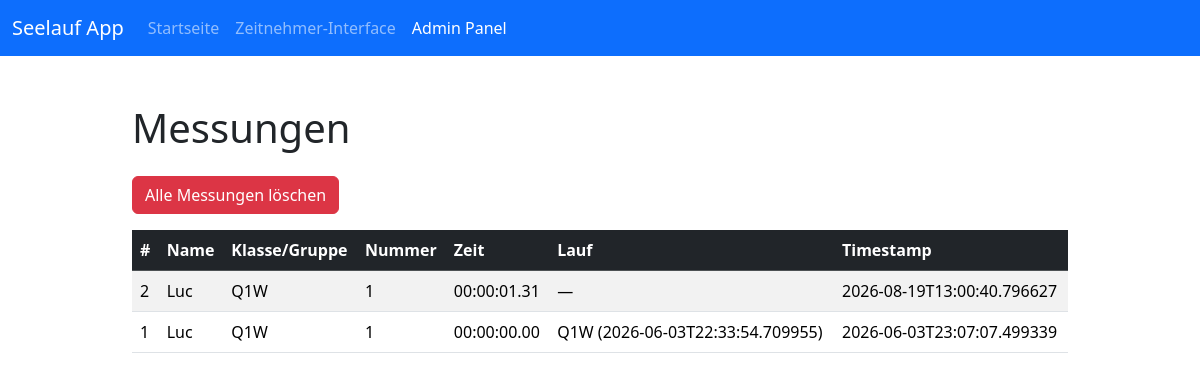
Page /admin/measurements (signed in) on the earlier database version.
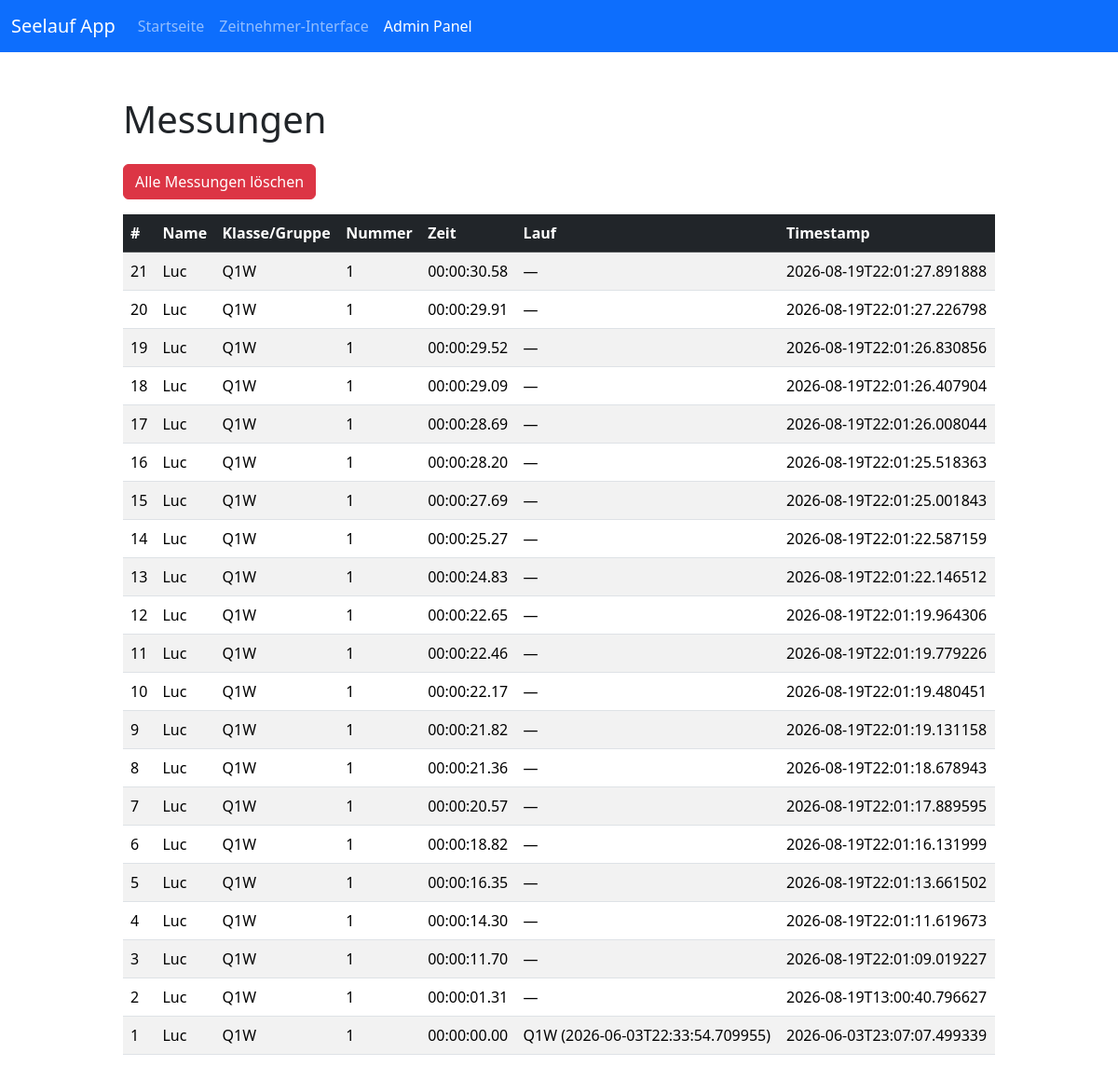
Same page on the later database version.
### tables this page shows
CREATE TABLE measurements (
                id INTEGER PRIMARY KEY AUTOINCREMENT,
                student_id INTEGER NOT NULL,
                lauf_id INTEGER,
                zeit TEXT NOT NULL,
                timestamp TEXT NOT NULL,
                FOREIGN KEY (student_id) REFERENCES students (id),
                FOREIGN KEY (lauf_id) REFERENCES laeufe (id)
            );

CREATE TABLE students (
                id INTEGER PRIMARY KEY AUTOINCREMENT,
                name TEXT NOT NULL,
                class_group TEXT,
                nummer TEXT UNIQUE NOT NULL,
                ill INTEGER DEFAULT 0
            );

CREATE TABLE laeufe (
                id INTEGER PRIMARY KEY AUTOINCREMENT,
                class_group TEXT NOT NULL,
                start_time TEXT NOT NULL,
                active INTEGER DEFAULT 1
            );

### routen/admin.py (the view)
@admin_bp.route('/measurements')
@login_required
def list_measurements():
    measurements = db.get_measurements(limit=100)
    return render_template('admin_measurements.html', measurements=measurements)

### db.py (called while the page is built)
def get_database_path():
    return Path(os.getenv('DATABASE_PATH', DB_PATH)).resolve()

@contextmanager
def get_db_connection():
    db_path = get_database_path()
    db_path.parent.mkdir(parents=True, exist_ok=True)
    conn = sqlite3.connect(str(db_path), timeout=5.0)
    conn.row_factory = sqlite3.Row  # Rückgabe als dict-ähnliche Objekte
    conn.execute('PRAGMA foreign_keys = ON')  # Fremdschlüssel aktivieren
    conn.execute('PRAGMA journal_mode = WAL')  # Write-Ahead Logging für Stabilität
    try:
        yield conn
    except sqlite3.Error:
        conn.rollback()
        raise
    finally:
        conn.close()

def get_measurements(limit=None):
    with get_db_connection() as conn:
        cursor = conn.cursor()
        query = """
            SELECT m.id, m.zeit, m.timestamp, s.name, s.class_group, s.nummer,
                   l.class_group AS lauf_class, l.start_time AS lauf_start
            FROM measurements m
            JOIN students s ON m.student_id = s.id
            LEFT JOIN laeufe l ON m.lauf_id = l.id
            ORDER BY m.id DESC
        """
        if limit:
            query += " LIMIT ?"
            cursor.execute(query, (limit,))
        else:
            cursor.execute(query)
        return [dict(row) for row in cursor.fetchall()]

### routen/admin.py (called while the page is built)
def login_required(f):
    @wraps(f)
    def decorated_function(*args, **kwargs):
        if not session.get('admin_logged_in'):
            flash('Bitte melden Sie sich zuerst an.', 'warning')
            return redirect(url_for('admin.login'))
        return f(*args, **kwargs)
    return decorated_function

### templates/admin_measurements.html (shortened to what this page needs)
{% extends "base.html" %}
{% block content %}
<div class="container py-4">
    <h1 class="mb-4">Messungen</h1>
    <form action="{{ url_for('admin.clear_measurements') }}" method="POST" class="mb-3">
        <button type="submit" class="btn btn-danger" onclick="return confirm('Wirklich alle Messungen löschen? Diese Aktion kann nicht rückgängig gemacht werden.');">Alle Messungen löschen</button>
    </form>
    <div class="table-responsive">
        <table class="table table-striped table-hover">
            <thead class="table-dark">
                <tr>
                    <th>#</th>
                    <th>Name</th>
                    <th>Klasse/Gruppe</th>
                    <th>Nummer</th>
                    <th>Zeit</th>
                    <th>Lauf</th>
                    <th>Timestamp</th>
                </tr>
            </thead>
            <tbody>
                {% for m in measurements %}
                <tr>
                    <td>{{ m.id }}</td>
                    <td>{{ m.name }}</td>
                    <td>{{ m.class_group }}</td>
                    <td>{{ m.nummer }}</td>
                    <td>{{ m.zeit }}</td>
                    <td>
                        {% if m.lauf_class %}
                        {{ m.lauf_class }} ({{ m.lauf_start }})
                        {% else %}
                        —
                        {% endif %}
                    </td>
                    <td>{{ m.timestamp }}</td>
                </tr>
                {% endfor %}
            </tbody>
        </table>
    </div>
</div>
{% endblock %}

### templates/base.html (shortened to what this page needs)
<!DOCTYPE html>
<html lang="de">
<head>
    <link href="https://cdn.jsdelivr.net/npm/bootstrap@5.3.3/dist/css/bootstrap.min.css" rel="stylesheet">
    <link rel="stylesheet" href="{{ url_for('static', filename='css/custom.css') }}">
</head>
<body>
    <nav class="navbar navbar-expand-lg navbar-dark bg-primary mb-4">
        <div class="container-fluid">
            <a class="navbar-brand" href="{{ url_for('main.index') }}">Seelauf App</a>
            <div class="collapse navbar-collapse" id="navbarNav">
                <ul class="navbar-nav me-auto mb-2 mb-lg-0">
                    <li class="nav-item">
                        <a class="nav-link{% if request.path == url_for('main.index') %} active{% endif %}" href="{{ url_for('main.index') }}">Startseite</a>
                    </li>
                    <li class="nav-item">
                        <a class="nav-link{% if request.path.startswith('/zeitmesser') %} active{% endif %}" href="{{ url_for('zeitmesser.zeitmesser') }}">Zeitnehmer‑Interface</a>
                    </li>
                    <li class="nav-item">
                        <a class="nav-link{% if request.path.startswith('/admin') %} active{% endif %}" href="{{ url_for('admin.login') }}">Admin Panel</a>
                    </li>
                </ul>
            </div>
        </div>
    </nav>
    {% block content %}{% endblock %}
</body>
</html>

### static/css/custom.css (style rules this page uses)
body { padding-top: 0; }
.navbar { position: sticky; top: 0; z-index: 1000; }
.container { max-width: 960px; }

Differences in the rows shown:
added measurements: id "21", name "Luc", class_group "Q1W", nummer "1", zeit "00:00:30.58", timestamp "2026-08-19T22:01:27.891888"
added measurements: id "20", name "Luc", class_group "Q1W", nummer "1", zeit "00:00:29.91", timestamp "2026-08-19T22:01:27.226798"
added measurements: id "19", name "Luc", class_group "Q1W", nummer "1", zeit "00:00:29.52", timestamp "2026-08-19T22:01:26.830856"
added measurements: id "18", name "Luc", class_group "Q1W", nummer "1", zeit "00:00:29.09", timestamp "2026-08-19T22:01:26.407904"
added measurements: id "17", name "Luc", class_group "Q1W", nummer "1", zeit "00:00:28.69", timestamp "2026-08-19T22:01:26.008044"
added measurements: id "16", name "Luc", class_group "Q1W", nummer "1", zeit "00:00:28.20", timestamp "2026-08-19T22:01:25.518363"
added measurements: id "15", name "Luc", class_group "Q1W", nummer "1", zeit "00:00:27.69", timestamp "2026-08-19T22:01:25.001843"
added measurements: id "14", name "Luc", class_group "Q1W", nummer "1", zeit "00:00:25.27", timestamp "2026-08-19T22:01:22.587159"
added measurements: id "13", name "Luc", class_group "Q1W", nummer "1", zeit "00:00:24.83", timestamp "2026-08-19T22:01:22.146512"
added measurements: id "12", name "Luc", class_group "Q1W", nummer "1", zeit "00:00:22.65", timestamp "2026-08-19T22:01:19.964306"
added measurements: id "11", name "Luc", class_group "Q1W", nummer "1", zeit "00:00:22.46", timestamp "2026-08-19T22:01:19.779226"
added measurements: id "10", name "Luc", class_group "Q1W", nummer "1", zeit "00:00:22.17", timestamp "2026-08-19T22:01:19.480451"
added measurements: id "9", name "Luc", class_group "Q1W", nummer "1", zeit "00:00:21.82", timestamp "2026-08-19T22:01:19.131158"
added measurements: id "8", name "Luc", class_group "Q1W", nummer "1", zeit "00:00:21.36", timestamp "2026-08-19T22:01:18.678943"
added measurements: id "7", name "Luc", class_group "Q1W", nummer "1", zeit "00:00:20.57", timestamp "2026-08-19T22:01:17.889595"
added measurements: id "6", name "Luc", class_group "Q1W", nummer "1", zeit "00:00:18.82", timestamp "2026-08-19T22:01:16.131999"
added measurements: id "5", name "Luc", class_group "Q1W", nummer "1", zeit "00:00:16.35", timestamp "2026-08-19T22:01:13.661502"
added measurements: id "4", name "Luc", class_group "Q1W", nummer "1", zeit "00:00:14.30", timestamp "2026-08-19T22:01:11.619673"
added measurements: id "3", name "Luc", class_group "Q1W", nummer "1", zeit "00:00:11.70", timestamp "2026-08-19T22:01:09.019227"
